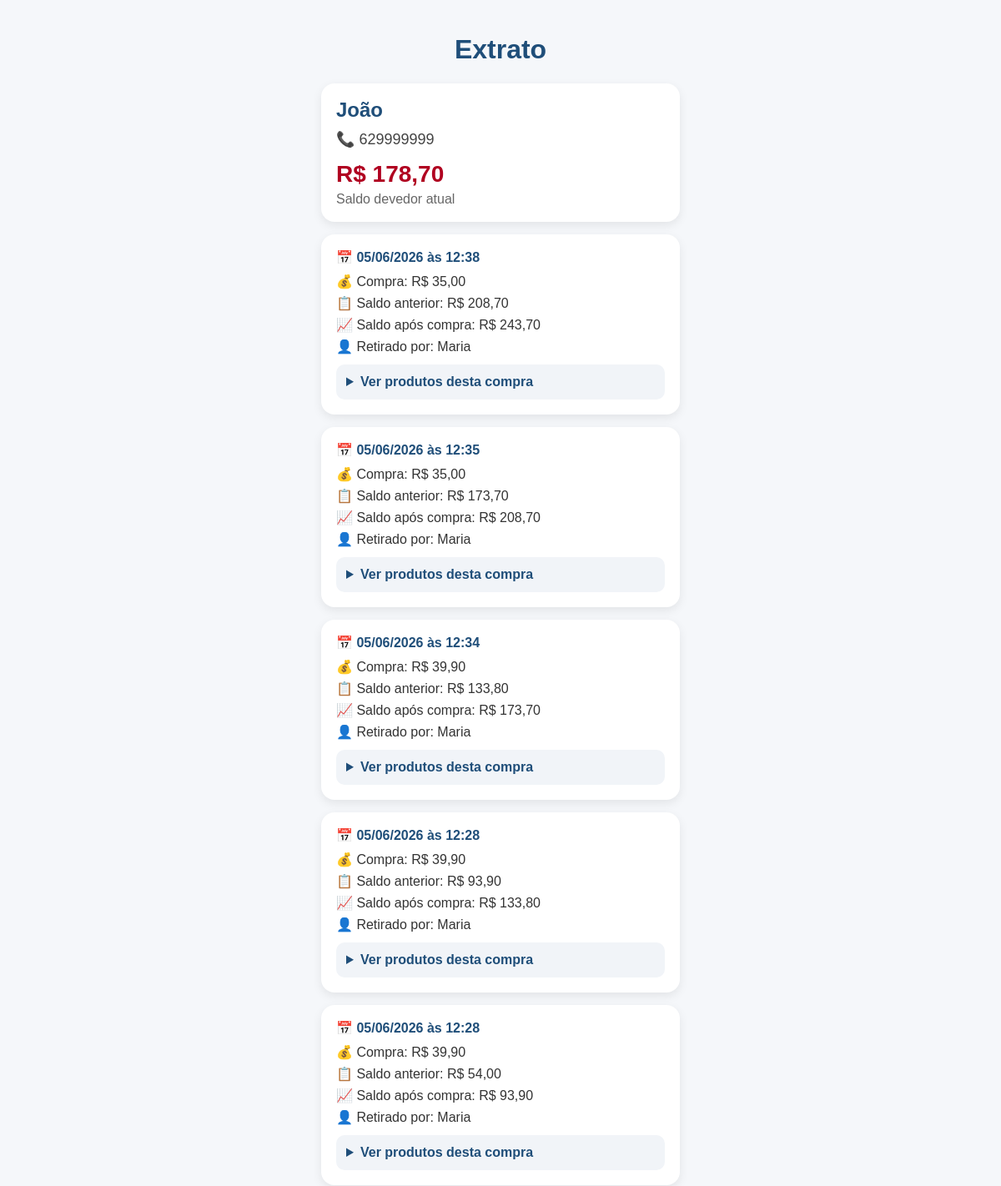
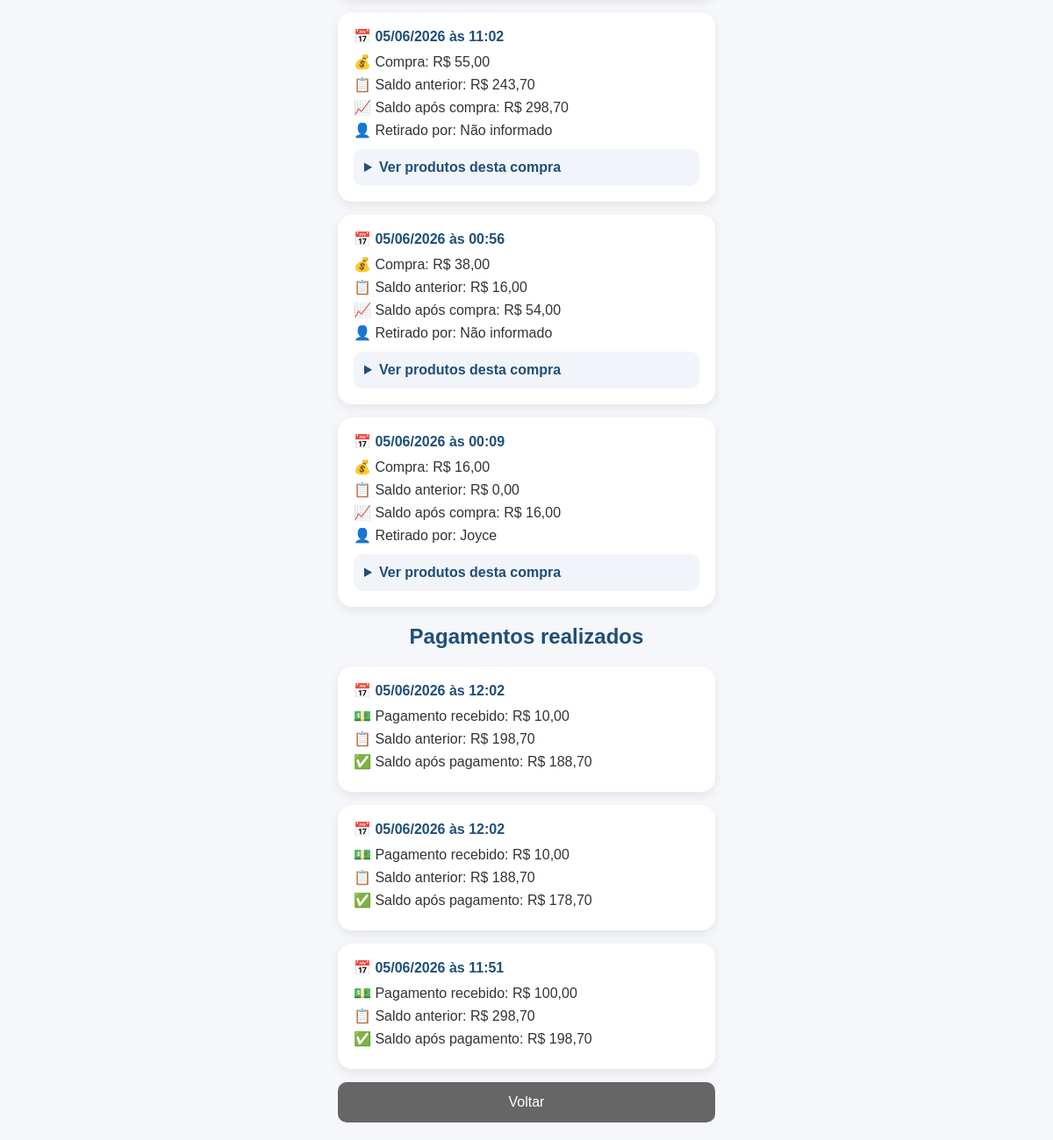
Screenshot of /clientes/1 with the database file from the repository (2 pictures, top to bottom).
### tables this page shows
CREATE TABLE clientes (
    id INTEGER PRIMARY KEY AUTOINCREMENT,
    nome TEXT NOT NULL,
    telefone TEXT,
    saldo_fiado REAL DEFAULT 0,
    data_cadastro TEXT
);

CREATE TABLE fiados (
    id INTEGER PRIMARY KEY AUTOINCREMENT,
    venda_id INTEGER,
    cliente_id INTEGER,
    cliente_nome TEXT,
    telefone TEXT,
    retirado_por TEXT,
    valor_compra REAL,
    saldo_anterior REAL,
    saldo_atual REAL,
    data_hora TEXT,
    status TEXT DEFAULT 'ABERTO',
    FOREIGN KEY (venda_id) REFERENCES vendas(id),
    FOREIGN KEY (cliente_id) REFERENCES clientes(id)
);

CREATE TABLE pagamentos_fiado (
    id INTEGER PRIMARY KEY AUTOINCREMENT,
    cliente_id INTEGER NOT NULL,
    valor_pago REAL NOT NULL,
    saldo_anterior REAL NOT NULL,
    saldo_atual REAL NOT NULL,
    data_hora TEXT NOT NULL
, forma_pagamento TEXT);

### backend/app.py (the view)
@app.get("/clientes/{cliente_id}")
def extrato_cliente(request: Request, cliente_id: int):
    conexao = sqlite3.connect(BANCO)
    cursor = conexao.cursor()
    cursor.execute("""
        SELECT id, nome, telefone, saldo_fiado
        FROM clientes
        WHERE id = ?
    """, (cliente_id,))
    cliente = cursor.fetchone()
    cursor.execute("""
        SELECT id, venda_id, data_hora, valor_compra, saldo_anterior, saldo_atual, retirado_por
        FROM fiados
        WHERE cliente_id = ?
        ORDER BY data_hora DESC
    """, (cliente_id,))
    compras = cursor.fetchall()
    compras_com_itens = []
    for compra in compras:
        venda_id = compra[1]
        cursor.execute("""
            SELECT descricao, quantidade, preco_unitario, subtotal
            FROM itens_venda
            WHERE venda_id = ?
        """, (venda_id,))
        itens = cursor.fetchall()
        compras_com_itens.append({
            "compra": compra,
            "itens": itens
        })
    cursor.execute("""
        SELECT data_hora, valor_pago, saldo_anterior, saldo_atual, forma_pagamento
        FROM pagamentos_fiado
        WHERE cliente_id = ?
        ORDER BY data_hora DESC
    """, (cliente_id,))
    pagamentos = cursor.fetchall()
    conexao.close()
    return templates.TemplateResponse(
        request,
        "extrato_cliente.html",
        {
            "cliente": cliente,
            "compras": compras_com_itens,
            "pagamentos": pagamentos
        }
    )

### backend/templates/extrato_cliente.html (shortened to what this page needs)
<!DOCTYPE html>
<html lang="pt-BR">
<head>
</head>
<body>
<div class="container">
    <h1>Extrato</h1>
    <div class="cliente-card">
        <div class="nome">{{ cliente[1] }}</div>
        <div class="telefone">📞 {{ cliente[2] or "Telefone não informado" }}</div>
        <div class="saldo">R$ {{ "%.2f"|format(cliente[3] or 0)|replace(".", ",") }}</div>
        <div class="saldo-label">Saldo devedor atual</div>
    </div>
    {% for registro in compras %}
        {% set compra = registro.compra %}
        <div class="compra">
            <div class="data">
                📅 {{ compra[2][8:10] }}/{{ compra[2][5:7] }}/{{ compra[2][0:4] }} às {{ compra[2][11:16] }}
            </div>
            <div class="linha">💰 Compra: R$ {{ "%.2f"|format(compra[3] or 0)|replace(".", ",") }}</div>
            <div class="linha">📋 Saldo anterior: R$ {{ "%.2f"|format(compra[4] or 0)|replace(".", ",") }}</div>
            <div class="linha">📈 Saldo após compra: R$ {{ "%.2f"|format(compra[5] or 0)|replace(".", ",") }}</div>
            <div class="linha">👤 Retirado por: {{ compra[6] or "Não informado" }}</div>
            <details>
                <summary>Ver produtos desta compra</summary>
            </details>
        </div>
    {% endfor %}
    <h2>Pagamentos realizados</h2>
    {% for pagamento in pagamentos %}
        <div class="compra">
            <div class="data">
                📅 {{ pagamento[0][8:10] }}/{{ pagamento[0][5:7] }}/{{ pagamento[0][0:4] }} às {{ pagamento[0][11:16] }}
            </div>
            <div class="linha">
                💵 Pagamento recebido: R$ {{ "%.2f"|format(pagamento[1] or 0)|replace(".", ",") }}
            </div>
            <div class="linha">
                📋 Saldo anterior: R$ {{ "%.2f"|format(pagamento[2] or 0)|replace(".", ",") }}
            </div>
            <div class="linha">
                ✅ Saldo após pagamento: R$ {{ "%.2f"|format(pagamento[3] or 0)|replace(".", ",") }}
            </div>
        </div>
    {% endfor %}
    <a class="botao" href="/clientes">Voltar</a>
</div>
</body>
</html>

### backend/templates/extrato_cliente.html (style rules this page uses)
body { font-family: Arial, sans-serif; background: #f5f7fa; margin: 0; padding: 20px; }
.container { max-width: 430px; margin: auto; }
h1, h2 { color: #1f4e79; text-align: center; }
.cliente-card, .compra { background: white; padding: 18px; border-radius: 16px; margin-bottom: 15px; box-shadow: 0 4px 12px rgba(0,0,0,0.08); }
.nome { font-size: 24px; font-weight: bold; color: #1f4e79; }
.telefone { margin-top: 10px; font-size: 18px; color: #444; }
.saldo { margin-top: 15px; font-size: 28px; font-weight: bold; color: #b00020; }
.saldo-label { color: #666; margin-top: 5px; }
.data { font-weight: bold; color: #1f4e79; margin-bottom: 10px; }
.linha { margin-bottom: 7px; color: #333; }
details { margin-top: 12px; background: #f1f4f8; padding: 12px; border-radius: 10px; }
summary { cursor: pointer; font-weight: bold; color: #1f4e79; }
.botao { display: block; width: 100%; padding: 14px; text-align: center; background: #666; color: white; text-decoration: none; border-radius: 10px; box-sizing: border-box; margin-top: 15px; font-size: 16px; }

### rows the page displays
clientes: nome "João", telefone "629999999", saldo_fiado "178,70"
fiados: data_hora "05", data_hora "06", data_hora "2026", data_hora "12:38", valor_compra "35,00", saldo_anterior "208,70", saldo_atual "243,70", retirado_por "Maria"
fiados: data_hora "05", data_hora "06", data_hora "2026", data_hora "12:35", valor_compra "35,00", saldo_anterior "173,70", saldo_atual "208,70", retirado_por "Maria"
fiados: data_hora "05", data_hora "06", data_hora "2026", data_hora "12:34", valor_compra "39,90", saldo_anterior "133,80", saldo_atual "173,70", retirado_por "Maria"
fiados: data_hora "05", data_hora "06", data_hora "2026", data_hora "12:28", valor_compra "39,90", saldo_anterior "93,90", saldo_atual "133,80", retirado_por "Maria"
fiados: data_hora "05", data_hora "06", data_hora "2026", data_hora "12:28", valor_compra "39,90", saldo_anterior "54,00", saldo_atual "93,90", retirado_por "Maria"
fiados: data_hora "05", data_hora "06", data_hora "2026", data_hora "11:02", valor_compra "55,00", saldo_anterior "243,70", saldo_atual "298,70", retirado_por "Não informado"
fiados: data_hora "05", data_hora "06", data_hora "2026", data_hora "00:56", valor_compra "38,00", saldo_anterior "16,00", saldo_atual "54,00", retirado_por "Não informado"
fiados: data_hora "05", data_hora "06", data_hora "2026", data_hora "00:09", valor_compra "16,00", saldo_anterior "0,00", saldo_atual "16,00", retirado_por "Joyce"
pagamentos_fiado: data_hora "05", data_hora "06", data_hora "2026", data_hora "12:02", valor_pago "10,00", saldo_anterior "198,70", saldo_atual "188,70"
pagamentos_fiado: data_hora "05", data_hora "06", data_hora "2026", data_hora "12:02", valor_pago "10,00", saldo_anterior "188,70", saldo_atual "178,70"
pagamentos_fiado: data_hora "05", data_hora "06", data_hora "2026", data_hora "11:51", valor_pago "100,00", saldo_anterior "298,70", saldo_atual "198,70"
